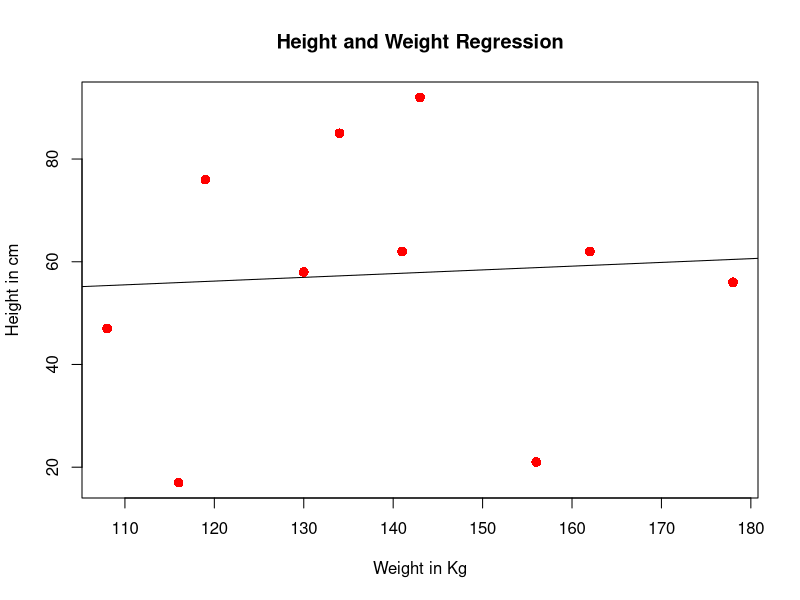

R code for this plot:
#Creating input vector for lm() function
x<-c(141,134,178,156,108,116,119,143,162,130)
y<-c(62,85,56,21,47,17,76,92,62,58)
#Applying the lm() function
relationship_mode1<-lm(y~x)
#Printing the coefficient
print(relationship_mode1)
#Getting summary of Relationship Model
print(summary(relationship_mode1))
#Giving a name to the chart file
png(file="linear_regression.png")
#Plotting the chart
plot(x,y,col="red",
     main="Height and Weight Regression",
     abline(lm(y~x)),cex=1.3,pch=16,
     xlab="Weight in Kg",ylab="Height in cm")
#Saving the file
dev.off()